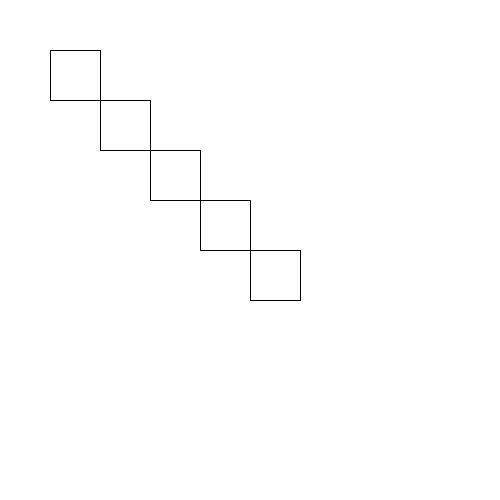
Frame 1 (no input)
Frame 60 (the mouse pressed at the canvas centre just before this capture): identical to frame 1, image omitted
Frame 120 (the mouse held since frame 60 and released just before this capture): identical to frame 1, image omitted

The Processing sketch that drew this single still picture (run headless with seeded random() and noise(); from frame 60 on, the mouse is pressed at the canvas centre):

// Processing sketch: opdracht_8_10
// ── opdracht_8_10.pde
void setup() {
  size(500, 500);
}

void draw() {
  background(255);

  for (int i = 0; i < 5; i++) {
    rect(50 + i * 50, 50 + i * 50, 50, 50);
  }
}
